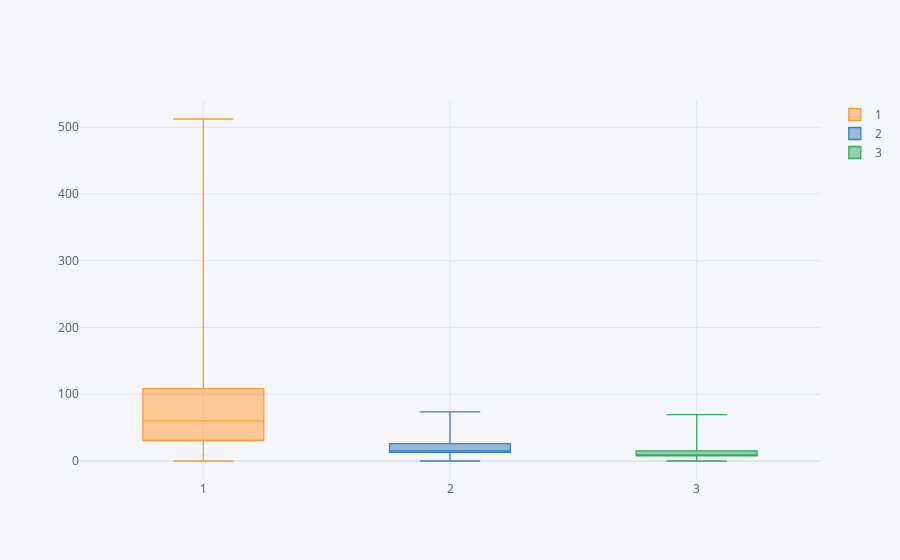

The notebook cell this image was saved under:
### Code cell
# Simce we have compaired the Sex , now we should see the survival rate according to class of pasingers
train.pivot(columns='Pclass', values='Fare').iplot(kind='box')

### Figure 1 — Plotly figure (JSON) as saved in the notebook; plotly's stock layout.template omitted (floating-point values rounded to 4 significant figures; data arrays with more than 128 entries replaced by an {"elided": "..."} marker saying what was removed)
{"data": [{"boxpoints": false, "line": {"width": 1.3}, "marker": {"color": "rgba(255, 153, 51, 1.0)"}, "name": "1", "orientation": "v", "type": "box", "y": {"elided": "1309 float values"}}, {"boxpoints": false, "line": {"width": 1.3}, "marker": {"color": "rgba(55, 128, 191, 1.0)"}, "name": "2", "orientation": "v", "type": "box", "y": {"elided": "1309 float values"}}, {"boxpoints": false, "line": {"width": 1.3}, "marker": {"color": "rgba(50, 171, 96, 1.0)"}, "name": "3", "orientation": "v", "type": "box", "y": {"elided": "1309 float values"}}], "layout": {"legend": {"bgcolor": "#F5F6F9", "font": {"color": "#4D5663"}}, "paper_bgcolor": "#F5F6F9", "plot_bgcolor": "#F5F6F9", "title": {"font": {"color": "#4D5663"}}, "xaxis": {"gridcolor": "#E1E5ED", "showgrid": true, "tickfont": {"color": "#4D5663"}, "title": {"font": {"color": "#4D5663"}, "text": ""}, "zerolinecolor": "#E1E5ED"}, "yaxis": {"gridcolor": "#E1E5ED", "showgrid": true, "tickfont": {"color": "#4D5663"}, "title": {"font": {"color": "#4D5663"}, "text": ""}, "zerolinecolor": "#E1E5ED"}}}
